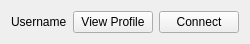
<?xml version="1.0" encoding="UTF-8"?>
<ui version="4.0">
 <class>NetworkSuggestion</class>
 <widget class="QWidget" name="NetworkSuggestion">
  <property name="geometry">
   <rect>
    <x>0</x>
    <y>0</y>
    <width>234</width>
    <height>42</height>
   </rect>
  </property>
  <property name="windowTitle">
   <string>Form</string>
  </property>
  <layout class="QHBoxLayout" name="horizontalLayout">
   <item>
    <widget class="QLabel" name="usernameLabel">
     <property name="text">
      <string>Username</string>
     </property>
    </widget>
   </item>
   <item>
    <widget class="QPushButton" name="viewProfileButton">
     <property name="text">
      <string>View Profile</string>
     </property>
    </widget>
   </item>
   <item>
    <widget class="QPushButton" name="connectButton">
     <property name="text">
      <string>Connect</string>
     </property>
    </widget>
   </item>
  </layout>
 </widget>
 <resources/>
 <connections/>
</ui>
